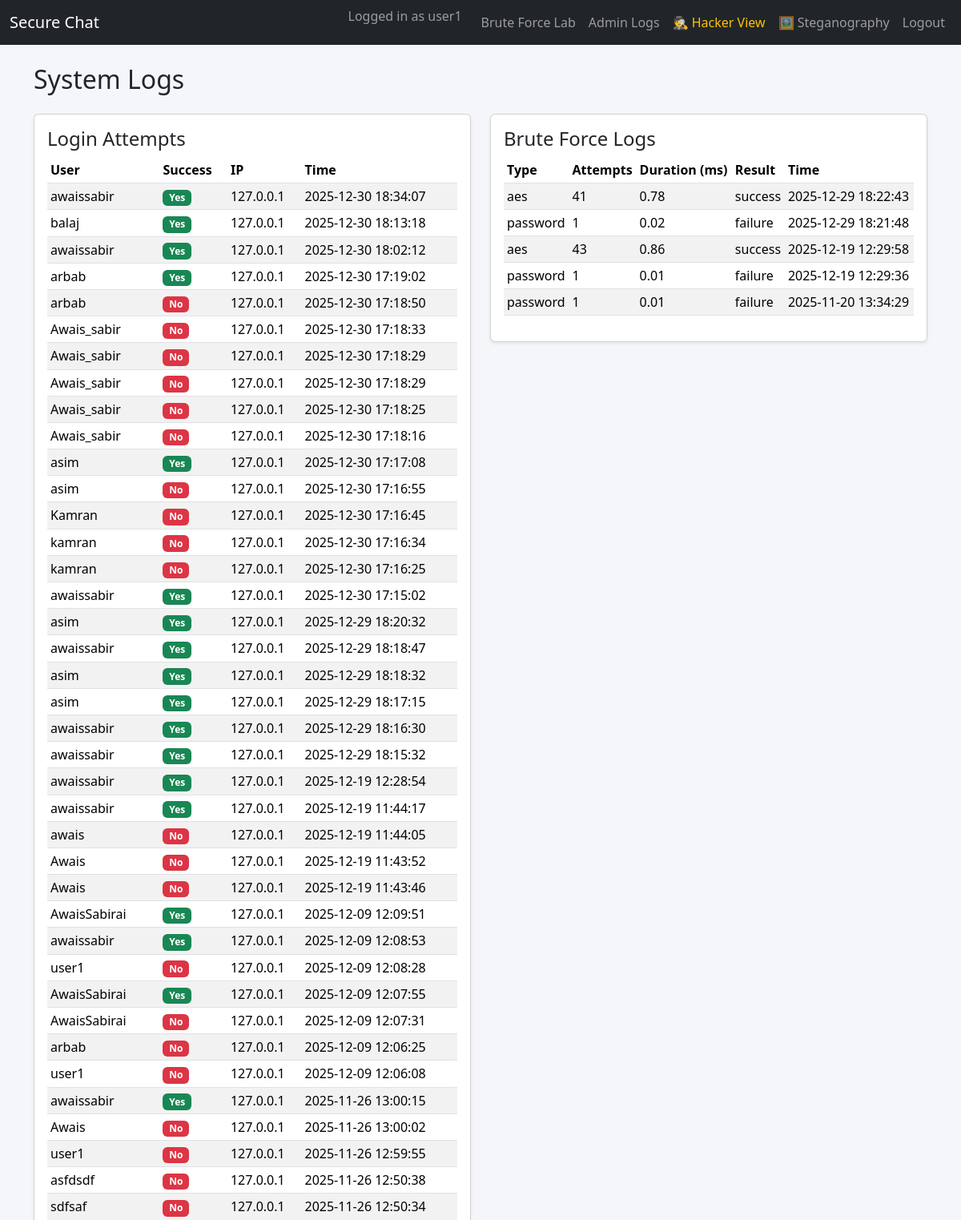
Screenshot of /admin/logs (signed in, upper part) with the database file from the repository.
### database/models.py (models this page shows)
class LoginAttempt(db.Model):
    __tablename__ = "login_attempts"
    id = db.Column(db.Integer, primary_key=True)
    username = db.Column(db.String(80))
    success = db.Column(db.Boolean, default=False)
    ip_address = db.Column(db.String(64))
    created_at = db.Column(db.DateTime, default=datetime.utcnow, index=True)

class BruteForceLog(db.Model):
    __tablename__ = "brute_force_logs"
    id = db.Column(db.Integer, primary_key=True)
    attack_type = db.Column(db.String(32), nullable=False)
    attempts = db.Column(db.Integer, nullable=False)
    duration_ms = db.Column(db.Float, nullable=False)
    result = db.Column(db.String(32), nullable=False)
    created_at = db.Column(db.DateTime, default=datetime.utcnow, index=True)

### app.py (the view)
    @app.route("/admin/logs")
    @login_required
    def admin_logs():
        attempts = LoginAttempt.query.order_by(LoginAttempt.created_at.desc()).limit(50).all()
        brute_logs = BruteForceLog.query.order_by(BruteForceLog.created_at.desc()).limit(50).all()
        return render_template("admin_logs.html", attempts=attempts, brute_logs=brute_logs)

### app.py (called while the page is built)
def current_user() -> User | None:
    user_id = session.get("user_id")
    if not user_id:
        return None
    return User.query.get(user_id)

def login_required(view_func):
    @wraps(view_func)
    def wrapped(*args, **kwargs):
        if not current_user():
            flash("Please login to continue.", "warning")
            return redirect(url_for("login"))
        return view_func(*args, **kwargs)
    return wrapped

### templates/admin_logs.html (shortened to what this page needs)
{% extends "base.html" %}
{% block content %}
<h2 class="mb-4">System Logs</h2>
<div class="row g-4">
  <div class="col-md-6">
    <div class="card shadow-sm">
      <div class="card-body">
        <h4 class="card-title">Login Attempts</h4>
        <div class="table-responsive">
          <table class="table table-sm table-striped">
            <thead>
              <tr>
                <th>User</th>
                <th>Success</th>
                <th>IP</th>
                <th>Time</th>
              </tr>
            </thead>
            <tbody>
              {% for attempt in attempts %}
              <tr>
                <td>{{ attempt.username }}</td>
                <td>
                  <span class="badge {% if attempt.success %}bg-success{% else %}bg-danger{% endif %}">
                    {{ 'Yes' if attempt.success else 'No' }}
                  </span>
                </td>
                <td>{{ attempt.ip_address or 'N/A' }}</td>
                <td>{{ attempt.created_at.strftime("%Y-%m-%d %H:%M:%S") }}</td>
              </tr>
              {% endfor %}
            </tbody>
          </table>
        </div>
      </div>
    </div>
  </div>
  <div class="col-md-6">
    <div class="card shadow-sm">
      <div class="card-body">
        <h4 class="card-title">Brute Force Logs</h4>
        <div class="table-responsive">
          <table class="table table-sm table-striped">
            <thead>
              <tr>
                <th>Type</th>
                <th>Attempts</th>
                <th>Duration (ms)</th>
                <th>Result</th>
                <th>Time</th>
              </tr>
            </thead>
            <tbody>
              {% for log in brute_logs %}
              <tr>
                <td>{{ log.attack_type }}</td>
                <td>{{ log.attempts }}</td>
                <td>{{ log.duration_ms|round(2) }}</td>
                <td>{{ log.result }}</td>
                <td>{{ log.created_at.strftime("%Y-%m-%d %H:%M:%S") }}</td>
              </tr>
              {% endfor %}
            </tbody>
          </table>
        </div>
      </div>
    </div>
  </div>
</div>
{% endblock %}

### static/css/main.css (style rules this page uses)
body { background-color: #f5f6fa; }

### rows the page displays
LoginAttempt: username "awaissabir", success "Yes", ip_address "127.0.0.1", created_at "2025-12-30 18:34:07"
LoginAttempt: username "balaj", success "Yes", ip_address "127.0.0.1", created_at "2025-12-30 18:13:18"
LoginAttempt: username "awaissabir", success "Yes", ip_address "127.0.0.1", created_at "2025-12-30 18:02:12"
LoginAttempt: username "arbab", success "Yes", ip_address "127.0.0.1", created_at "2025-12-30 17:19:02"
LoginAttempt: username "arbab", success "No", ip_address "127.0.0.1", created_at "2025-12-30 17:18:50"
LoginAttempt: username "Awais_sabir", success "No", ip_address "127.0.0.1", created_at "2025-12-30 17:18:33"
LoginAttempt: username "Awais_sabir", success "No", ip_address "127.0.0.1", created_at "2025-12-30 17:18:29"
LoginAttempt: username "Awais_sabir", success "No", ip_address "127.0.0.1", created_at "2025-12-30 17:18:29"
LoginAttempt: username "Awais_sabir", success "No", ip_address "127.0.0.1", created_at "2025-12-30 17:18:25"
LoginAttempt: username "Awais_sabir", success "No", ip_address "127.0.0.1", created_at "2025-12-30 17:18:16"
LoginAttempt: username "asim", success "Yes", ip_address "127.0.0.1", created_at "2025-12-30 17:17:08"
LoginAttempt: username "asim", success "No", ip_address "127.0.0.1", created_at "2025-12-30 17:16:55"
LoginAttempt: username "Kamran", success "No", ip_address "127.0.0.1", created_at "2025-12-30 17:16:45"
LoginAttempt: username "kamran", success "No", ip_address "127.0.0.1", created_at "2025-12-30 17:16:34"
LoginAttempt: username "kamran", success "No", ip_address "127.0.0.1", created_at "2025-12-30 17:16:25"
LoginAttempt: username "awaissabir", success "Yes", ip_address "127.0.0.1", created_at "2025-12-30 17:15:02"
LoginAttempt: username "asim", success "Yes", ip_address "127.0.0.1", created_at "2025-12-29 18:20:32"
LoginAttempt: username "awaissabir", success "Yes", ip_address "127.0.0.1", created_at "2025-12-29 18:18:47"
LoginAttempt: username "asim", success "Yes", ip_address "127.0.0.1", created_at "2025-12-29 18:18:32"
LoginAttempt: username "asim", success "Yes", ip_address "127.0.0.1", created_at "2025-12-29 18:17:15"
LoginAttempt: username "awaissabir", success "Yes", ip_address "127.0.0.1", created_at "2025-12-29 18:16:30"
LoginAttempt: username "awaissabir", success "Yes", ip_address "127.0.0.1", created_at "2025-12-29 18:15:32"
LoginAttempt: username "awaissabir", success "Yes", ip_address "127.0.0.1", created_at "2025-12-19 12:28:54"
LoginAttempt: username "awaissabir", success "Yes", ip_address "127.0.0.1", created_at "2025-12-19 11:44:17"
LoginAttempt: username "awais", success "No", ip_address "127.0.0.1", created_at "2025-12-19 11:44:05"
LoginAttempt: username "Awais", success "No", ip_address "127.0.0.1", created_at "2025-12-19 11:43:52"
LoginAttempt: username "Awais", success "No", ip_address "127.0.0.1", created_at "2025-12-19 11:43:46"
LoginAttempt: username "AwaisSabirai", success "Yes", ip_address "127.0.0.1", created_at "2025-12-09 12:09:51"
LoginAttempt: username "awaissabir", success "Yes", ip_address "127.0.0.1", created_at "2025-12-09 12:08:53"
LoginAttempt: username "user1", success "No", ip_address "127.0.0.1", created_at "2025-12-09 12:08:28"
LoginAttempt: username "AwaisSabirai", success "Yes", ip_address "127.0.0.1", created_at "2025-12-09 12:07:55"
LoginAttempt: username "AwaisSabirai", success "No", ip_address "127.0.0.1", created_at "2025-12-09 12:07:31"
LoginAttempt: username "arbab", success "No", ip_address "127.0.0.1", created_at "2025-12-09 12:06:25"
LoginAttempt: username "user1", success "No", ip_address "127.0.0.1", created_at "2025-12-09 12:06:08"
LoginAttempt: username "awaissabir", success "Yes", ip_address "127.0.0.1", created_at "2025-11-26 13:00:15"
LoginAttempt: username "Awais", success "No", ip_address "127.0.0.1", created_at "2025-11-26 13:00:02"
LoginAttempt: username "user1", success "No", ip_address "127.0.0.1", created_at "2025-11-26 12:59:55"
LoginAttempt: username "asfdsdf", success "No", ip_address "127.0.0.1", created_at "2025-11-26 12:50:38"
LoginAttempt: username "sdfsaf", success "No", ip_address "127.0.0.1", created_at "2025-11-26 12:50:34"
BruteForceLog: attack_type "aes", attempts "41", duration_ms "0.78", result "success", created_at "2025-12-29 18:22:43"
BruteForceLog: attack_type "password", attempts "1", duration_ms "0.02", result "failure", created_at "2025-12-29 18:21:48"
BruteForceLog: attack_type "aes", attempts "43", duration_ms "0.86", result "success", created_at "2025-12-19 12:29:58"
BruteForceLog: attack_type "password", attempts "1", duration_ms "0.01", result "failure", created_at "2025-12-19 12:29:36"
BruteForceLog: attack_type "password", attempts "1", duration_ms "0.01", result "failure", created_at "2025-11-20 13:34:29"

### other values shown
{{ session['username'] }} "user1"
